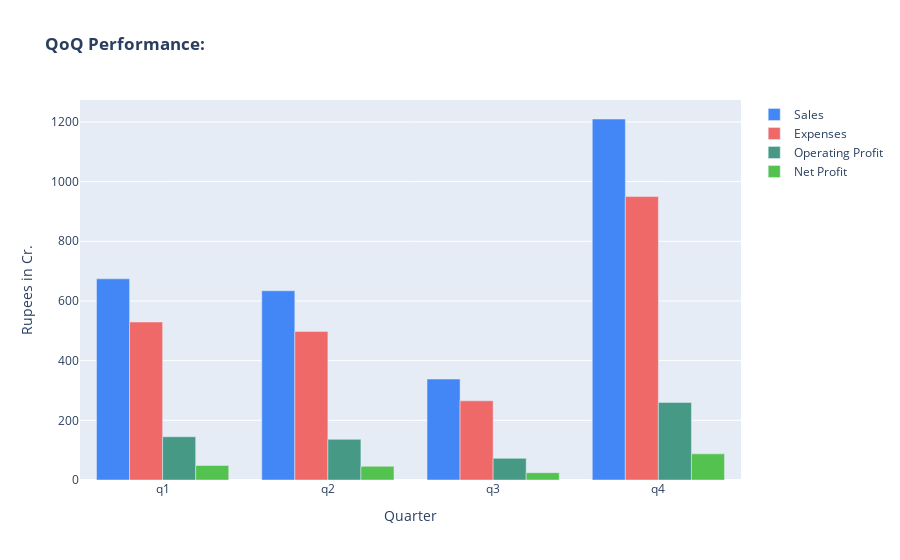

The code cell stored with this chart in its notebook:
### Code cell
## Charting
fig1 = go.Figure()

x  = temp_df.index
y1 = temp_df['Sales'].astype(float) # Sales Column
y2 = temp_df['Expenses'].astype(float) # Expenses Column
y3 = temp_df['Operating Profit'].astype(float) # Expenses Column
y4 = temp_df['Net Profit'].astype(float) # Expenses Column

fig1.add_trace(go.Bar(x=x, y=y1, name='Sales', marker_color ="#4287f5"))
fig1.add_trace(go.Bar(x=x, y=y2, name='Expenses', marker_color ="#f06969"))
fig1.add_trace(go.Bar(x=x, y=y3, name='Operating Profit', marker_color ="#469984"))
fig1.add_trace(go.Bar(x=x, y=y4, name='Net Profit', marker_color ="#53c24f"))

plot_title = '<b>QoQ Performance: </b>' 

fig1.update_layout(
        title=plot_title,
        xaxis_title='Quarter',
        yaxis_title='Rupees in Cr.')

#fig.update_traces(marker_color='green')

# pyo.plot(fig, filename="temp-plot.html")
fig1.show()

### Figure 1 — Plotly figure (JSON) as saved in the notebook; plotly's stock layout.template omitted (floating-point values rounded to 4 significant figures)
{"data": [{"marker": {"color": "#4287f5"}, "name": "Sales", "type": "bar", "x": ["q1", "q2", "q3", "q4"], "y": [674.3, 634.3, 338.2, 1210.0]}, {"marker": {"color": "#f06969"}, "name": "Expenses", "type": "bar", "x": ["q1", "q2", "q3", "q4"], "y": [529.5, 498.1, 265.5, 950.0]}, {"marker": {"color": "#469984"}, "name": "Operating Profit", "type": "bar", "x": ["q1", "q2", "q3", "q4"], "y": [144.8, 136.2, 72.63, 259.9]}, {"marker": {"color": "#53c24f"}, "name": "Net Profit", "type": "bar", "x": ["q1", "q2", "q3", "q4"], "y": [48.81, 45.91, 24.48, 87.57]}], "layout": {"autosize": true, "title": {"text": "<b>QoQ Performance: </b>"}, "xaxis": {"autorange": true, "range": [-0.5, 3.5], "title": {"text": "Quarter"}, "type": "category"}, "yaxis": {"autorange": true, "range": [0, 1274.0], "title": {"text": "Rupees in Cr."}, "type": "linear"}}}
